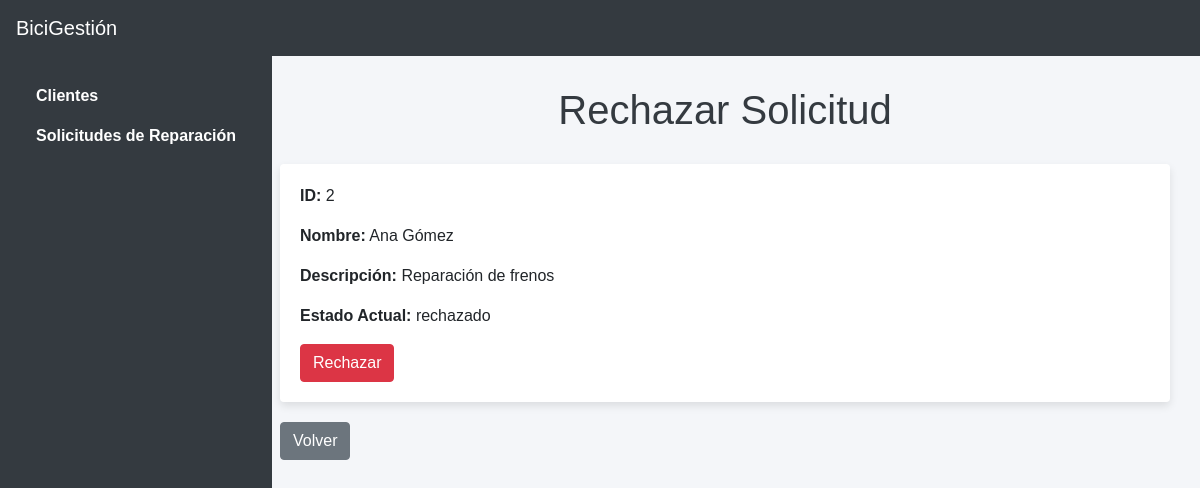
/solicitud/2/rechazar/, run on the app's committed database.
### mainapp/models.py (models this page shows, shortened)
class Solicitud(models.Model):
    ESTADO_CHOICES = [
        ('pendiente', 'Pendiente'),
        ('resuelto', 'Resuelto'),
        ('rechazado', 'Rechazado'),
    ]
    cliente = models.ForeignKey(Cliente, on_delete=models.CASCADE)
    descripcion = models.TextField()
    estado_actual = models.CharField(max_length=10, choices=ESTADO_CHOICES)
    fecha_registro = models.DateField(auto_now_add=True)

class Cliente(models.Model):
    nombre = models.CharField(max_length=100)
    telefono = models.CharField(max_length=20)
    email = models.EmailField()

### mainapp/views.py (the view, shortened to what this page needs)
# urls.py: path('solicitud/<int:solicitud_id>/rechazar/', views.rechazar_solicitud, name='rechazar_solicitud'),
def rechazar_solicitud(request, solicitud_id):
    solicitud = get_object_or_404(Solicitud, id=solicitud_id)
    return render(request, 'mainapp/rechazar_solicitud.html', {'solicitud': solicitud})

### mainapp/templates/mainapp/rechazar_solicitud.html (shortened to what this page needs)
<!DOCTYPE html>
<html>
<head>
    <link href="https://stackpath.bootstrapcdn.com/bootstrap/4.5.2/css/bootstrap.min.css" rel="stylesheet">
</head>
<body>
    <nav class="navbar navbar-expand-lg">
        <a class="navbar-brand" href="#">BiciGestión</a>
    </nav>
    <div class="sidebar">
        <nav class="nav flex-column">
            <a class="nav-link" href="{% url 'clientes' %}">Clientes</a>
            <a class="nav-link" href="{% url 'solicitudes' %}">Solicitudes de Reparación</a>
        </nav>
    </div>
    <div class="content">
        <h1>Rechazar Solicitud</h1>
        <div class="card">
            <p><strong>ID:</strong> {{ solicitud.id }}</p>
            <p><strong>Nombre:</strong> {{ solicitud.cliente.nombre }}</p>
            <p><strong>Descripción:</strong> {{ solicitud.descripcion }}</p>
            <p><strong>Estado Actual:</strong> {{ solicitud.estado_actual }}</p>
            <form method="post">
                <button type="submit" class="btn btn-danger">Rechazar</button>
            </form>
        </div>
        <a class="btn btn-secondary" href="{% url 'solicitudes' %}">Volver</a>
    </div>
</body>
</html>

### mainapp/templates/mainapp/rechazar_solicitud.html (style rules this page uses)
body { background-color: #f4f6f9; font-family: 'Arial', sans-serif; }
.navbar { background-color: #343a40; }
.navbar-brand, .nav-link { color: #ffffff !important; }
.sidebar { height: 100vh; background-color: #343a40; padding: 20px; position: fixed; }
.sidebar .nav-link { color: #ffffff !important; font-weight: bold; }
.content { margin-left: 250px; padding: 30px; }
h1 { color: #343a40; text-align: center; margin-bottom: 30px; }
.card { background-color: #ffffff; box-shadow: 0 4px 8px rgba(0, 0, 0, 0.1); border: none; padding: 20px; margin-bottom: 20px; }
.btn-danger { background-color: #dc3545; border-color: #dc3545; }
.btn-secondary { background-color: #6c757d; border-color: #6c757d; }

### data on the page
Solicitud: id "2", cliente.nombre "Ana Gómez", descripcion "Reparación de frenos", estado_actual "rechazado"
